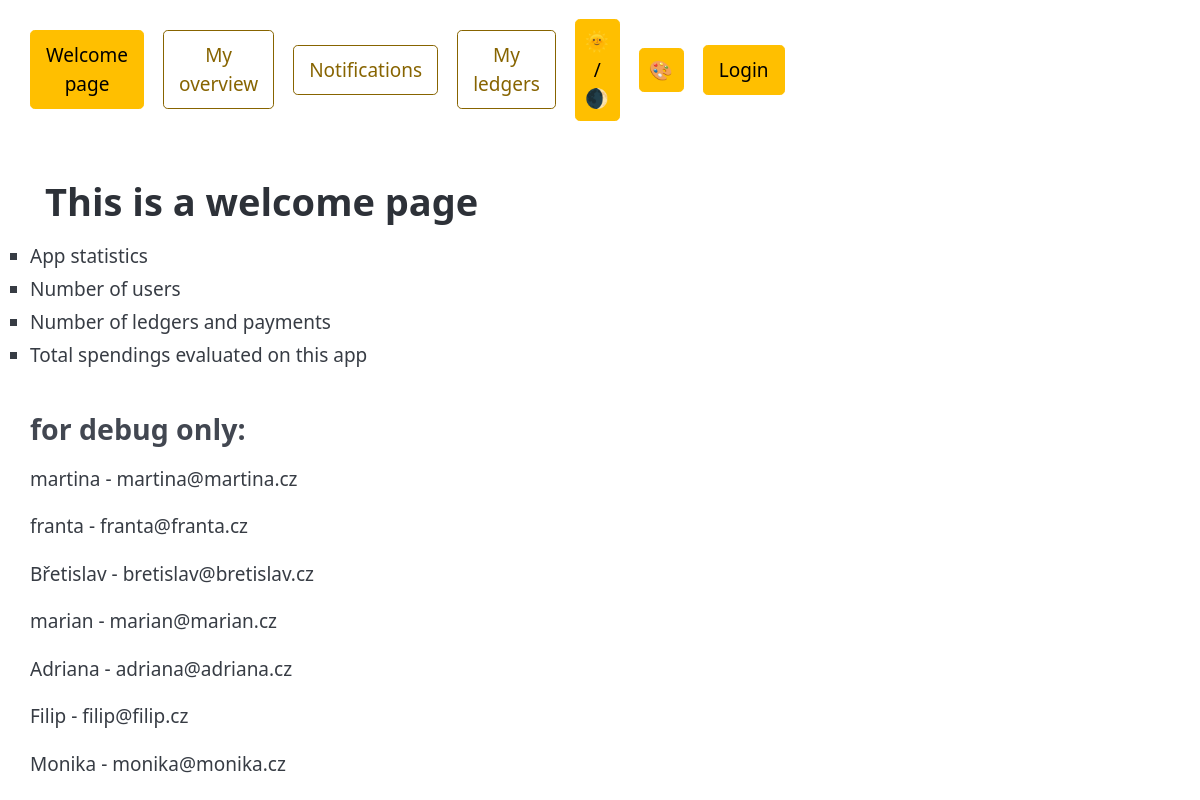
The page / on the database its author committed.
### main/models.py (models this page shows, shortened)
class Person(models.Model):
    user = models.OneToOneField(User, null=True, blank=True, on_delete=models.SET_NULL, related_name="person")
    placeholder = models.OneToOneField("UserPlaceholder", null=True, blank=True, on_delete=models.SET_NULL, related_name="person")
    @property
    def name(self):
        if self.user:
            return self.user.get_full_name() or self.user.username
        elif self.placeholder:
            return self.placeholder.name
        return "Unknown user"

### main/views.py (the view)
def index(request):
    persons = Person.objects.all().distinct()
    context = {'persons': persons}
    return render(request, 'main/_index.html', context)

### main/templates/main/_index.html (shortened to what this page needs)
{% extends "base.html" %}
{% load static %}
{% block css_files %}
    <link rel="stylesheet" href="{% static 'main/styles/index.css' %}">
{% endblock css_files %}
{% block page_title %} This is a welcome page
{% endblock page_title %}
{% block content %}
    <ul>
        <li>App statistics</li>
        <li>Number of users</li>
        <li>Number of ledgers and payments</li>
        <li>Total spendings evaluated on this app</li>
    </ul>
    <h3>for debug only:</h3>
    {% for person in persons %}
        <ul>
        {{ person.name }} - {{ person.user.email }}
        </ul>
        {% empty %}
            <li>There are no users yet</li>
        {% endfor %}
{% endblock content %}

### static/styles/base.css (style rules this page uses)
* { margin: 0; padding: 0; max-width: 1600px; margin: 0 auto; }
body { max-width: 100vh; }

### rows shown on the page
Person: name "martina", user.email "martina@martina.cz"
Person: name "franta", user.email "franta@franta.cz"
Person: name "Břetislav", user.email "bretislav@bretislav.cz"
Person: name "marian", user.email "marian@marian.cz"
Person: name "Adriana", user.email "adriana@adriana.cz"
Person: name "Filip", user.email "filip@filip.cz"
Person: name "Monika", user.email "monika@monika.cz"
